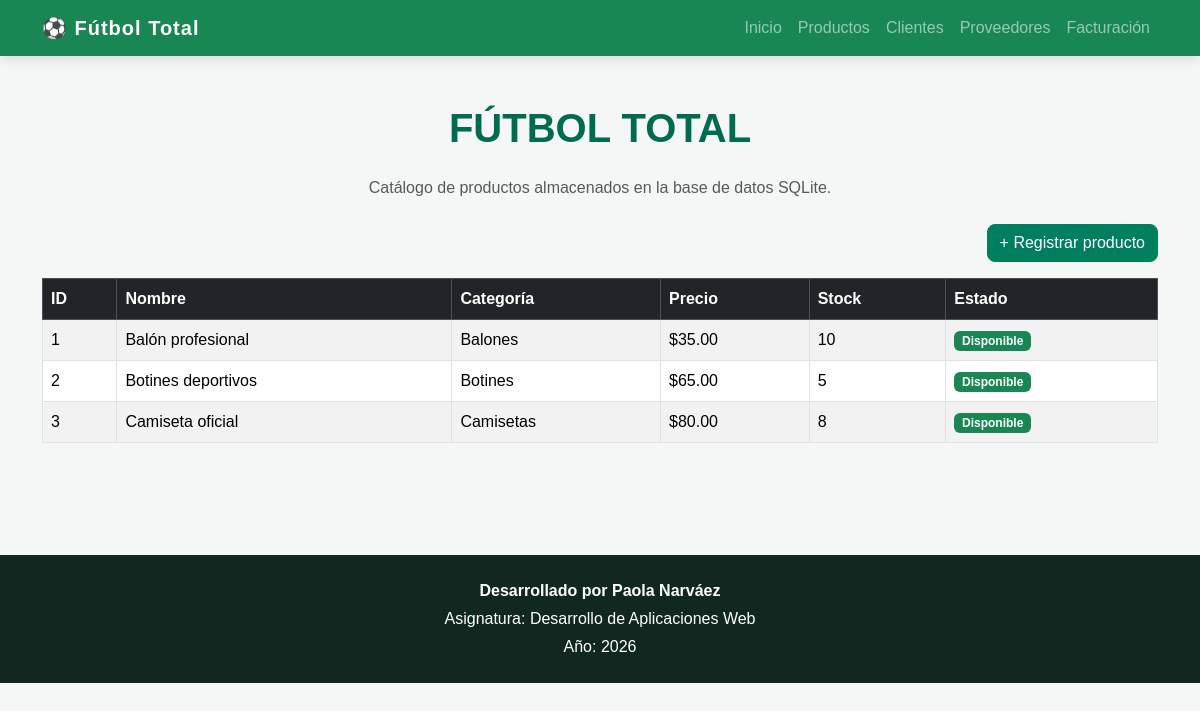
The page /productos on the database its author committed.
### tables this page shows
CREATE TABLE productos (
            id INTEGER PRIMARY KEY AUTOINCREMENT,
            nombre TEXT NOT NULL,
            categoria TEXT NOT NULL,
            precio REAL NOT NULL,
            stock INTEGER NOT NULL
        );

### app.py (the view)
@app.route("/productos")
def productos():
    conn = sqlite3.connect(DATABASE)
    conn.row_factory = sqlite3.Row
    cursor = conn.cursor()
    cursor.execute("""
        SELECT id, nombre, categoria, precio, stock
        FROM productos
        ORDER BY id
    """)
    productos = cursor.fetchall()
    conn.close()
    return render_template(
        "productos.html",
        productos=productos,
        nombre_tienda=nombre_tienda
    )

### templates/productos.html (shortened to what this page needs)
{% extends "base.html" %}
{% block content %}
<main class="container py-5">
    <h1 class="section-title text-center">{{ nombre_tienda|upper }}</h1>
    <p class="text-center text-muted mb-4">
        Catálogo de productos almacenados en la base de datos SQLite.
    </p>
    <div class="d-flex justify-content-end mb-3">
        <a href="{{ url_for('nuevo_producto') }}" class="btn btn-success">
            + Registrar producto
        </a>
    </div>
    <div class="table-responsive">
        <table class="table table-striped table-hover table-bordered align-middle">
            <thead class="table-dark">
                <tr>
                    <th>ID</th>
                    <th>Nombre</th>
                    <th>Categoría</th>
                    <th>Precio</th>
                    <th>Stock</th>
                    <th>Estado</th>
                </tr>
            </thead>
            <tbody>
                {% for producto in productos %}
                <tr>
                    <td>{{ producto.id }}</td>
                    <td>{{ producto.nombre }}</td>
                    <td>{{ producto.categoria }}</td>
                    <td>${{ "%.2f"|format(producto.precio) }}</td>
                    <td>{{ producto.stock }}</td>
                    <td>
                        {% if producto.stock > 0 %}
                            <span class="badge bg-success">Disponible</span>
                        {% else %}
                            <span class="badge bg-danger">Agotado</span>
                        {% endif %}
                    </td>
                </tr>
                {% else %}
                <tr>
                    <td colspan="6" class="text-center text-muted py-4">
                        No hay productos registrados todavía.
                    </td>
                </tr>
                {% endfor %}
            </tbody>
        </table>
    </div>
</main>
{% endblock %}

### templates/base.html (shortened to what this page needs)
<!DOCTYPE html>
<html lang="es">
<head>
    <link
        href="https://cdn.jsdelivr.net/npm/bootstrap@5.3.3/dist/css/bootstrap.min.css"
        rel="stylesheet">
    <link
        rel="stylesheet"
        href="{{ url_for('static', filename='css/style.css') }}">
</head>
<body>
    {% include "components/navbar.html" %}
    {% block content %}
    {% endblock %}
    {% include "components/footer.html" %}
</body>
</html>

### templates/components/navbar.html (shortened to what this page needs)
<nav class="navbar navbar-expand-lg navbar-dark bg-success sticky-top">
    <div class="container">
        <a class="navbar-brand fw-bold" href="{{ url_for('inicio') }}">
            ⚽ Fútbol Total
        </a>
        <div class="collapse navbar-collapse" id="menuPrincipal">
            <ul class="navbar-nav ms-auto">
                <li class="nav-item">
                    <a class="nav-link" href="{{ url_for('inicio') }}">
                        Inicio
                    </a>
                </li>
                <li class="nav-item">
                    <a class="nav-link" href="{{ url_for('productos') }}">
                        Productos
                    </a>
                </li>
                <li class="nav-item">
                    <a class="nav-link" href="{{ url_for('clientes') }}">
                        Clientes
                    </a>
                </li>
                <li class="nav-item">
                    <a class="nav-link" href="{{ url_for('proveedores') }}">
                        Proveedores
                    </a>
                </li>
                <li class="nav-item">
                    <a class="nav-link" href="{{ url_for('facturacion') }}">
                        Facturación
                    </a>
                </li>
            </ul>
        </div>
    </div>
</nav>

### templates/components/footer.html
<footer class="text-center p-4 mt-5">
    <p class="mb-1">
        <strong>Desarrollado por Paola Narváez</strong>
    </p>
    <p class="mb-1">
        Asignatura: Desarrollo de Aplicaciones Web
    </p>
    <p class="mb-0">
        Año: 2026
    </p>
</footer>

### static/css/style.css (style rules this page uses)
body { font-family: Arial, Helvetica, sans-serif; background-color: #f4f7f6; color: #263238; }
.navbar { box-shadow: 0 3px 12px rgba(0, 0, 0, 0.12); }
.navbar-brand { letter-spacing: 1px; }
.section-title { color: #006b4f; font-weight: 700; margin-bottom: 24px; }
.btn { border-radius: 8px; }
.btn-success { background-color: #007f5f; border-color: #007f5f; }
footer { background-color: #102820; color: white; }

### rows shown on the page
productos: id "1", nombre "Balón profesional", categoria "Balones", precio "35.00", stock "10", shows "Disponible"
productos: id "2", nombre "Botines deportivos", categoria "Botines", precio "65.00", stock "5", shows "Disponible"
productos: id "3", nombre "Camiseta oficial", categoria "Camisetas", precio "80.00", stock "8", shows "Disponible"

### other values the page prints
{{ nombre_tienda|upper }} "FÚTBOL TOTAL"
